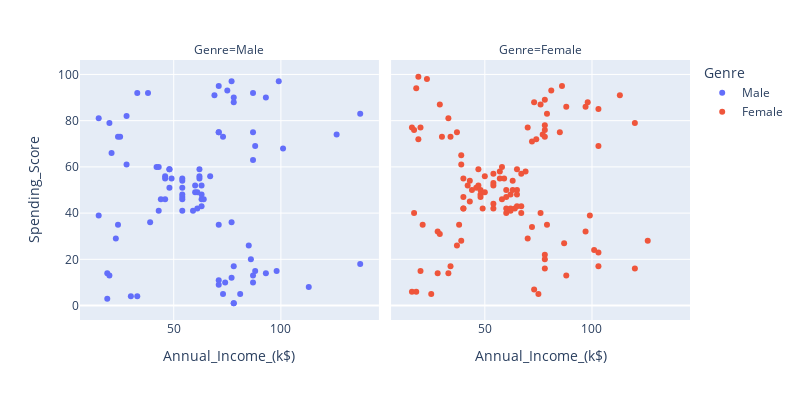

Notebook code for this chart:
### Code cell
# not a big difference it seems, but plots are not good enough for small differences.
px.scatter(df, x="Annual_Income_(k$)", y="Spending_Score",
           facet_col="Genre", color="Genre", height=400, width=800)

### Figure 1 — Plotly figure (JSON) as saved in the notebook; plotly's stock layout.template omitted (floating-point values rounded to 4 significant figures)
{"data": [{"hovertemplate": "Genre=Male<br>Annual_Income_(k$)=%{x}<br>Spending_Score=%{y}<extra></extra>", "legendgroup": "Male", "marker": {"color": "#636efa", "symbol": "circle"}, "mode": "markers", "name": "Male", "orientation": "v", "showlegend": true, "type": "scatter", "x": [15, 15, 19, 19, 20, 20, 21, 23, 24, 24, 25, 28, 28, 30, 33, 33, 38, 39, 42, 43, 43, 44, 46, 46, 46, 48, 48, 48, 49, 54, 54, 54, 54, 54, 54, 54, 59, 60, 60, 61, 61, 62, 62, 62, 63, 63, 63, 63, 64, 67, 69, 71, 71, 71, 71, 71, 71, 73, 73, 74, 75, 77, 77, 77, 78, 78, 78, 78, 78, 81, 85, 86, 87, 87, 87, 87, 87, 88, 88, 93, 93, 98, 99, 101, 113, 126, 137, 137], "xaxis": "x", "y": [39, 81, 3, 14, 13, 79, 66, 29, 35, 73, 73, 82, 61, 4, 4, 92, 92, 36, 60, 60, 41, 46, 46, 56, 55, 51, 59, 59, 55, 47, 54, 48, 51, 55, 41, 46, 41, 49, 52, 42, 49, 59, 55, 56, 46, 43, 48, 52, 46, 56, 91, 35, 95, 11, 75, 9, 75, 5, 73, 10, 93, 12, 97, 36, 90, 17, 88, 1, 1, 5, 26, 20, 63, 13, 75, 10, 92, 15, 69, 14, 90, 15, 97, 68, 8, 74, 18, 83], "yaxis": "y"}, {"hovertemplate": "Genre=Female<br>Annual_Income_(k$)=%{x}<br>Spending_Score=%{y}<extra></extra>", "legendgroup": "Female", "marker": {"color": "#EF553B", "symbol": "circle"}, "mode": "markers", "name": "Female", "orientation": "v", "showlegend": true, "type": "scatter", "x": [16, 16, 17, 17, 18, 18, 19, 19, 20, 20, 21, 23, 25, 28, 28, 29, 29, 30, 33, 33, 34, 34, 37, 37, 38, 39, 39, 39, 40, 40, 40, 40, 42, 43, 43, 44, 46, 47, 47, 48, 48, 48, 49, 50, 50, 54, 54, 54, 54, 54, 57, 57, 58, 58, 59, 60, 60, 60, 60, 62, 62, 62, 63, 63, 64, 65, 65, 65, 65, 67, 67, 67, 69, 70, 70, 72, 72, 73, 73, 74, 75, 76, 76, 77, 78, 78, 78, 78, 78, 78, 78, 79, 79, 81, 85, 86, 87, 88, 88, 97, 97, 98, 99, 101, 103, 103, 103, 103, 113, 120, 120, 126], "xaxis": "x2", "y": [6, 77, 40, 76, 6, 94, 72, 99, 15, 77, 35, 98, 5, 14, 32, 31, 87, 73, 14, 81, 17, 73, 26, 75, 35, 61, 28, 65, 55, 47, 42, 42, 52, 54, 45, 50, 51, 52, 59, 50, 48, 47, 42, 49, 56, 53, 52, 42, 44, 57, 58, 55, 60, 46, 55, 40, 42, 47, 50, 41, 48, 42, 50, 54, 42, 48, 50, 43, 59, 43, 57, 40, 58, 29, 77, 34, 71, 88, 7, 72, 5, 40, 87, 74, 22, 20, 76, 16, 89, 78, 73, 35, 83, 93, 75, 95, 27, 13, 86, 32, 86, 88, 39, 24, 17, 85, 23, 69, 91, 16, 79, 28], "yaxis": "y2"}], "layout": {"annotations": [{"font": {}, "showarrow": false, "text": "Genre=Male", "x": 0.245, "xanchor": "center", "xref": "paper", "y": 1, "yanchor": "bottom", "yref": "paper"}, {"font": {}, "showarrow": false, "text": "Genre=Female", "x": 0.755, "xanchor": "center", "xref": "paper", "y": 1, "yanchor": "bottom", "yref": "paper"}], "height": 400, "legend": {"title": {"text": "Genre"}, "tracegroupgap": 0}, "margin": {"t": 60}, "width": 800, "xaxis": {"anchor": "y", "domain": [0, 0.49], "title": {"text": "Annual_Income_(k$)"}}, "xaxis2": {"anchor": "y2", "domain": [0.51, 1], "matches": "x", "title": {"text": "Annual_Income_(k$)"}}, "yaxis": {"anchor": "x", "domain": [0, 1], "title": {"text": "Spending_Score"}}, "yaxis2": {"anchor": "x2", "domain": [0, 1], "matches": "y", "showticklabels": false}}}
